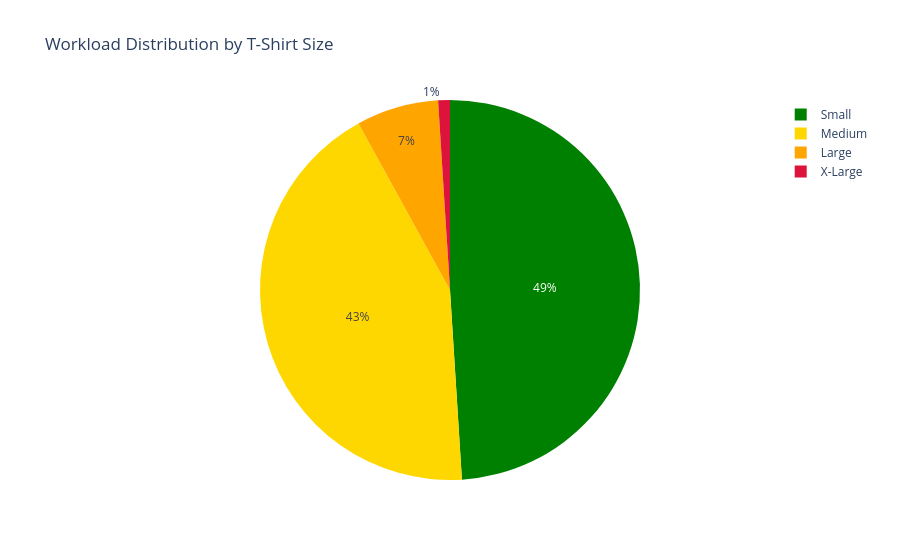

The notebook cell this image was saved under:
### Code cell
# Pie Chart: T-Shirt Size Distribution
fig_pie = px.pie(df, names='Complexity_TShirt', 
                 title="Workload Distribution by T-Shirt Size",
                 color='Complexity_TShirt',
                 color_discrete_map={
                     'Small': 'green',
                     'Medium': 'gold',
                     'Large': 'orange',
                     'X-Large': 'crimson'
                 },
                 category_orders={"Complexity_TShirt": ["Small", "Medium", "Large", "X-Large"]})
fig_pie.show()

### Figure 1 — Plotly figure (JSON) as saved in the notebook; plotly's stock layout.template omitted (floating-point values rounded to 4 significant figures)
{"data": [{"customdata": [["Small"], ["Small"], ["Small"], ["Small"], ["Small"], ["Small"], ["Small"], ["Small"], ["Small"], ["Small"], ["Small"], ["Small"], ["Small"], ["Small"], ["Small"], ["Small"], ["Small"], ["Small"], ["Small"], ["Small"], ["Small"], ["Small"], ["Small"], ["Small"], ["Small"], ["Small"], ["Small"], ["Small"], ["Small"], ["Small"], ["Small"], ["Small"], ["Small"], ["Small"], ["Small"], ["Small"], ["Small"], ["Small"], ["Small"], ["Small"], ["Small"], ["Small"], ["Small"], ["Small"], ["Small"], ["Small"], ["Small"], ["Small"], ["Small"], ["Medium"], ["Medium"], ["Medium"], ["Medium"], ["Medium"], ["Medium"], ["Medium"], ["Medium"], ["Medium"], ["Medium"], ["Medium"], ["Medium"], ["Medium"], ["Medium"], ["Medium"], ["Medium"], ["Medium"], ["Medium"], ["Medium"], ["Medium"], ["Medium"], ["Medium"], ["Medium"], ["Medium"], ["Medium"], ["Medium"], ["Medium"], ["Medium"], ["Medium"], ["Medium"], ["Medium"], ["Medium"], ["Medium"], ["Medium"], ["Medium"], ["Medium"], ["Medium"], ["Medium"], ["Medium"], ["Medium"], ["Medium"], ["Medium"], ["Medium"], ["Large"], ["Large"], ["Large"], ["Large"], ["Large"], ["Large"], ["Large"], ["X-Large"]], "direction": "clockwise", "domain": {"x": [0, 1], "y": [0, 1]}, "hovertemplate": "Complexity_TShirt=%{customdata[0]}<extra></extra>", "labels": ["Small", "Small", "Small", "Small", "Small", "Small", "Small", "Small", "Small", "Small", "Small", "Small", "Small", "Small", "Small", "Small", "Small", "Small", "Small", "Small", "Small", "Small", "Small", "Small", "Small", "Small", "Small", "Small", "Small", "Small", "Small", "Small", "Small", "Small", "Small", "Small", "Small", "Small", "Small", "Small", "Small", "Small", "Small", "Small", "Small", "Small", "Small", "Small", "Small", "Medium", "Medium", "Medium", "Medium", "Medium", "Medium", "Medium", "Medium", "Medium", "Medium", "Medium", "Medium", "Medium", "Medium", "Medium", "Medium", "Medium", "Medium", "Medium", "Medium", "Medium", "Medium", "Medium", "Medium", "Medium", "Medium", "Medium", "Medium", "Medium", "Medium", "Medium", "Medium", "Medium", "Medium", "Medium", "Medium", "Medium", "Medium", "Medium", "Medium", "Medium", "Medium", "Medium", "Large", "Large", "Large", "Large", "Large", "Large", "Large", "X-Large"], "legendgroup": "", "marker": {"colors": ["green", "green", "green", "green", "green", "green", "green", "green", "green", "green", "green", "green", "green", "green", "green", "green", "green", "green", "green", "green", "green", "green", "green", "green", "green", "green", "green", "green", "green", "green", "green", "green", "green", "green", "green", "green", "green", "green", "green", "green", "green", "green", "green", "green", "green", "green", "green", "green", "green", "gold", "gold", "gold", "gold", "gold", "gold", "gold", "gold", "gold", "gold", "gold", "gold", "gold", "gold", "gold", "gold", "gold", "gold", "gold", "gold", "gold", "gold", "gold", "gold", "gold", "gold", "gold", "gold", "gold", "gold", "gold", "gold", "gold", "gold", "gold", "gold", "gold", "gold", "gold", "gold", "gold", "gold", "gold", "orange", "orange", "orange", "orange", "orange", "orange", "orange", "crimson"]}, "name": "", "showlegend": true, "sort": false, "type": "pie"}], "layout": {"legend": {"tracegroupgap": 0}, "title": {"text": "Workload Distribution by T-Shirt Size"}}}
